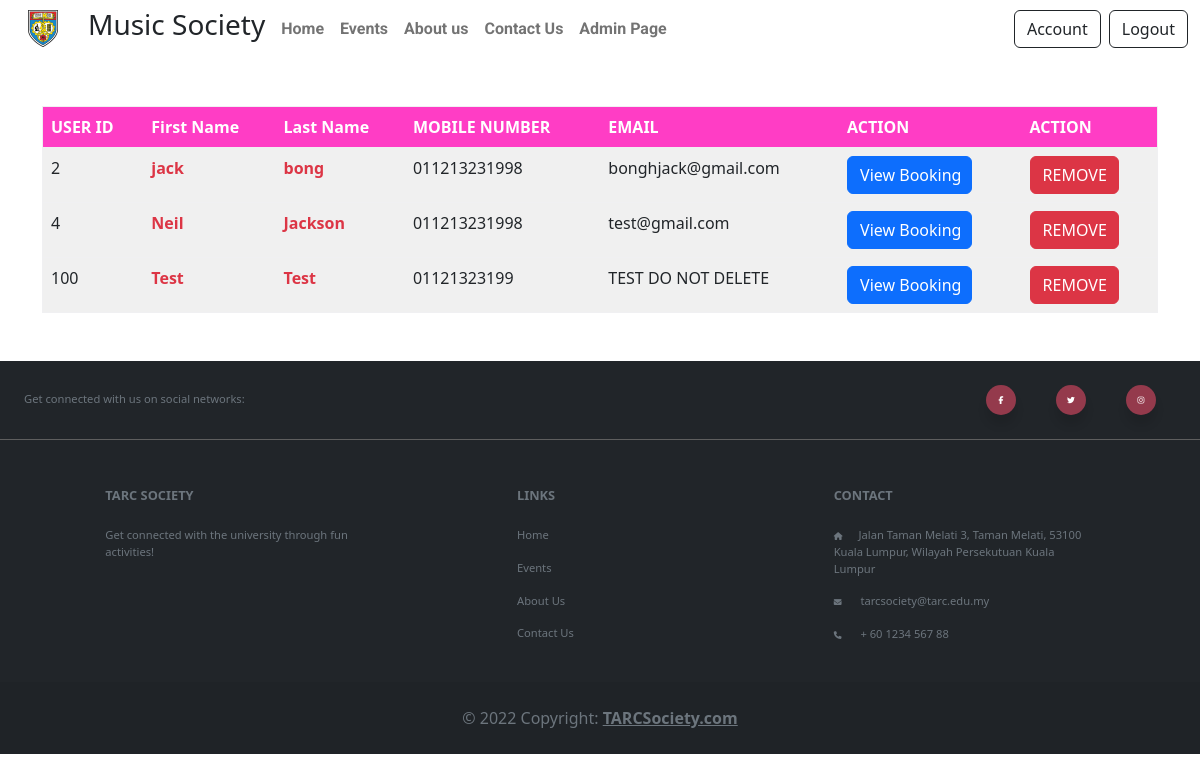
The page /user-list.php (signed in) on the database its author committed.
### tables this page shows
CREATE TABLE `user` (
  `User_ID` int(11) NOT NULL,
  `First_Name` varchar(30) NOT NULL,
  `Last_Name` varchar(30) NOT NULL,
  `Email` varchar(30) DEFAULT NULL,
  `Mobile_Number` varchar(30) NOT NULL,
  `Password` varchar(30) NOT NULL
);

### user-list.php (the view, shortened to what this page needs)
<?php
require("PHP_modules/conn.php");
?>
<!DOCTYPE html>
<html lang="en">
<head>
    <link rel="stylesheet" href="CSS/main.css">
    <link rel="stylesheet" href="https://cdn.jsdelivr.net/npm/bootstrap@5.2.0/dist/css/bootstrap.min.css">
</head>
<body>
    <?php require("PHP_modules/Navigation.php") ?>
    <?php
    $sql = "SELECT * FROM user";
    $result = $mysqli->query($sql);
    ?>
    <div class="booking-list container mb-5 mt-5">
        <table class="table table" style="border:1px solid #f0f0f2">
            <tbody>
                <tr class="text-white" style="background-color: #ff3dc5;">
                    <th class="fw-bold">USER ID</th>
                    <td class="fw-bold">First Name</td>
                    <td class="fw-bold">Last Name</td>
                    <td class="fw-bold">MOBILE NUMBER</td>
                    <td class="fw-bold">EMAIL</td>
                    <td class="fw-bold">ACTION</td>
                    <td class="fw-bold">ACTION</td>
                </tr>
                <?php
                for ($i = 0; $i < mysqli_num_rows($result); $i++) {
                    $row = $result->fetch_assoc();
                    echo ('<tr style="background-color:#f0f0f0;">
                        <td>' . $row['User_ID'] . '</td>
                        <td class="fw-semibold text-danger">' . $row['First_Name'] . '</td>
                        <td class="fw-semibold text-danger">' . $row['Last_Name'] . '</td>
                        <td class="fw-light">' . $row['Mobile_Number'] . '</td>
                        <td class="fw-light">' . $row['Email'] . '</td>
                        <form action="user-booking-list.php?User_ID=' . $row["User_ID"] . '" method="POST">
                        <td><input type="submit" value="View Booking" class="btn btn-primary w-75"></td>
                        <input type="text" name="userID" value="' . $row['User_ID'] . '" style="display:none">
                        </form>
                        <form action="user-list.php?User_ID=' . $row["User_ID"] . '" method="POST">
                        <td><input type="submit" name="del-sub" value="REMOVE" class="btn btn-danger w-75"></td>
                        <input type="text" name="userID" value="' . $row['User_ID'] . '" style="display:none">
                        </form>
                    </tr>');
                }
                ?>
            </tbody>
        </table>
    </div>
    <?php require("PHP_modules/footer.php") ?>
</body>
</html>

### rows shown on the page
user: User_ID "2", First_Name "jack", Last_Name "bong", Mobile_Number "011213231998", Email "bonghjack@gmail.com"
user: User_ID "4", First_Name "Neil", Last_Name "Jackson", Mobile_Number "011213231998", Email "test@gmail.com"
user: User_ID "100", First_Name "Test", Last_Name "Test", Mobile_Number "01121323199", Email "TEST DO NOT DELETE"
